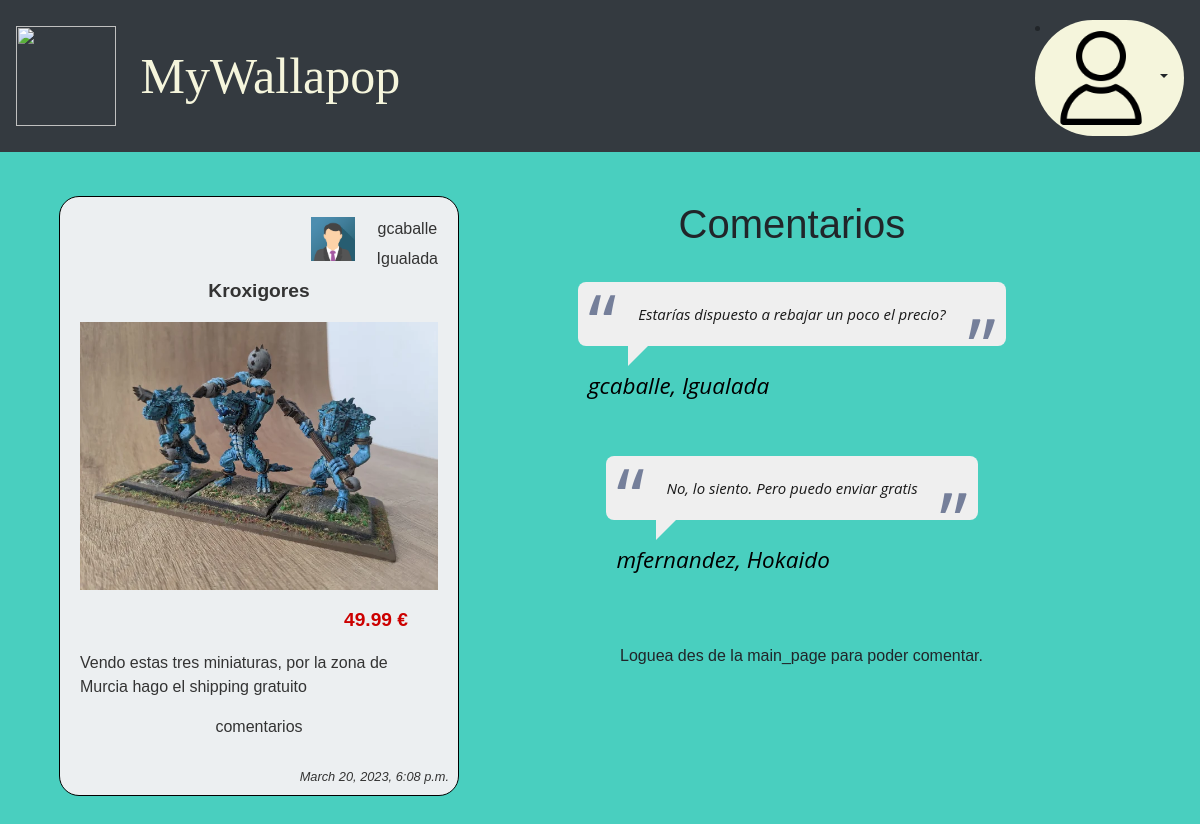
Before: /playground/product/1/ with the older database file.
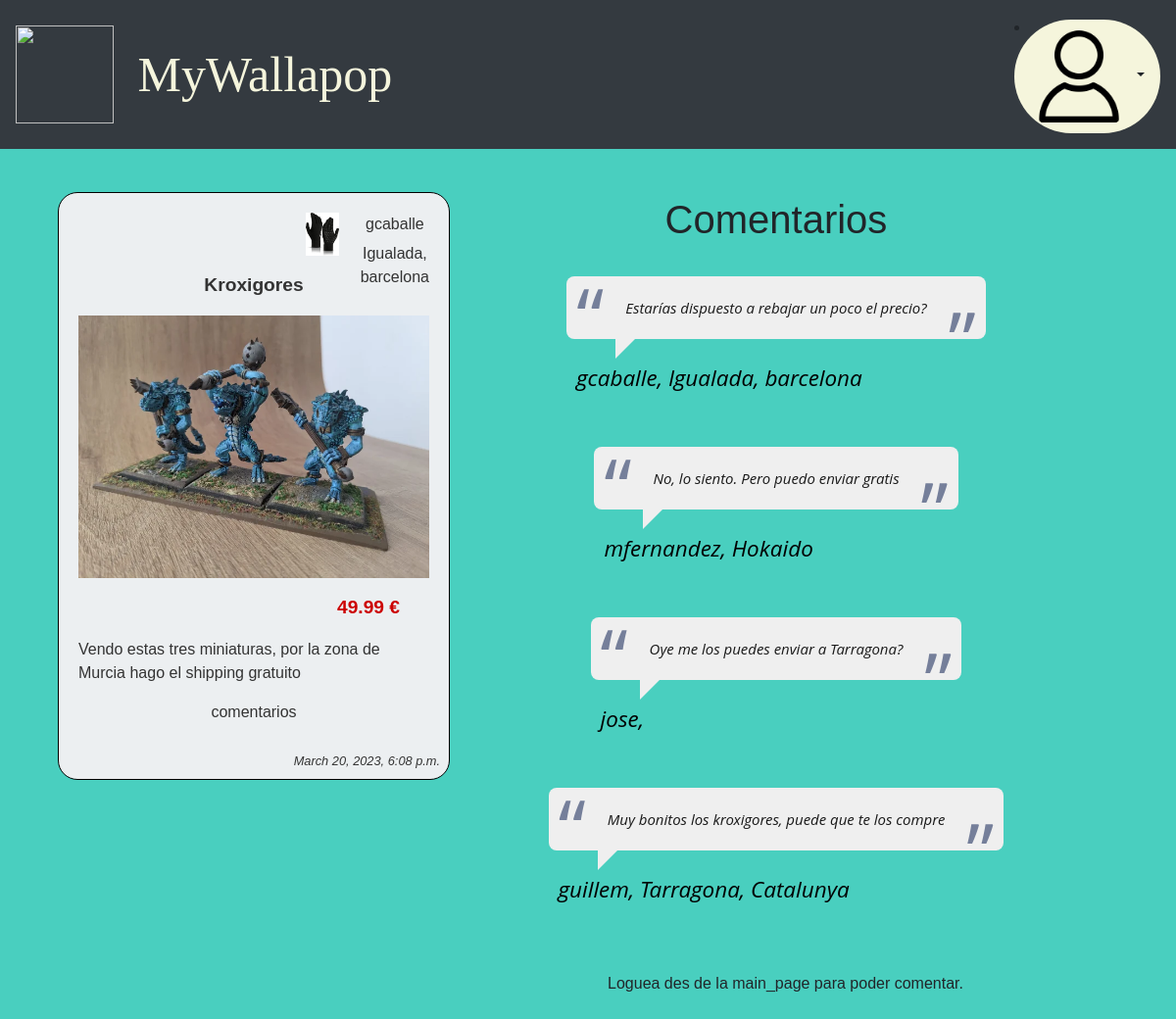
After: the same page with the newer database file.
### playground/models.py (models this page shows, shortened)
class User(models.Model):
    id = models.AutoField(primary_key=True)
    username = models.CharField(max_length=30)
    password = models.CharField(max_length=30)
    description = models.CharField(max_length=30)
    city = models.CharField(max_length=30)
    avatar = models.CharField(max_length=100)

class Comment(models.Model):
    id = models.AutoField(primary_key=True)
    author = models.ForeignKey(User, null=True, on_delete=models.SET_NULL)
    product = models.ForeignKey(Product, null=True, on_delete=models.SET_NULL)
    creation_date = models.DateTimeField(auto_now_add=True)
    text = models.CharField(max_length=250)

### playground/views.py (the view)
# urls.py: path('product/<int:product_id>/', views.single_product, name='single_product'),
def single_product(request, product_id):
    product = Product.objects.get( id=product_id )
    comments = Comment.objects.filter(product=product_id)
    usersession = request.session.get('usersession','')
    return render(request, 'product-single.html',
                {
                    'product': product ,
                    'comments': comments,
                    'usersession': usersession,
                })

### playground/templates/product-single.html (shortened to what this page needs)
{% load static %}
<!DOCTYPE html>
<html>
    {% load static %}
    <head>
        <link rel="stylesheet" type="text/css" href="{% static '/css/bootstrap.css' %}" >
        <link rel="stylesheet" type="text/css" href="{% static '/css/main.css' %}" >
        <link rel="stylesheet" type="text/css" href="{% static '/css/author.css' %}" >
        <link rel="stylesheet" type="text/css" href="{% static '/css/product.css' %}" >
        <link rel="stylesheet" type="text/css" href="{% static '/css/comment.css' %}" >
        <link rel="stylesheet" type="text/css" href="{% static '/css/login.css' %}" >
    </head>
    <body>
        {% include 'navbar.html' %}
        <div class="row m-4 product-single-block">
            <div class='col-4 product-card-nohover'>
                {% include 'product-card.html' with product=product %}
            </div>
            <div class="col-8">
                <h1 class="row m-4 justify-content-center">Comentarios</h1>
                    {% for c in comments %}
                    <div class="row justify-content-center">
                        {% include 'comment-card.html' with comment=c author=c.author %}
                    </div>
                    {% endfor %}
                    <div class="mt-4 ml-1 row justify-content-center">
                        <form method="POST" action="../../insert_comment/">
                            {% if usersession %}
                            <textarea rows="4" cols="50" name="comment_text"></textarea>
                                <button type="submit" class="btn-primary comment-card quote btn registerbtn">Comenta</button>
                            {% else %}
                                <a href="../../main_page"><p>Loguea des de la main_page para poder comentar.</p></a>
                            {% endif %}
                        </form>
                    </div>
            </div>
        </div>
    </body>
</html>

### playground/templates/author_mini.html
{% load static %}
<a href="{% url 'author' author.id %}">
    <div class='author-mini'>
            <img src="{% static '/img/'|add:author.avatar %}" />
            <div>
                <p class="username">{{ author.username }}</p>
                <p class="city">{{ author.city }}</p>
            </div>
    </div>
</a>

### playground/templates/comment-card.html
<div class="comment-card">
    <div class="quote">
        <blockquote>
        {{ c.text }}
        </blockquote>
        <div></div>
        <p class="mb-5">
        {{author.username}}, {{author.city}}
        </p>
    </div>
</div>

Changed rows visible on the page:
changed User "gcaballe": avatar: a different picture; city "Igualada" → "Igualada, barcelona"
added Comment: text "Oye me los puedes enviar a Tarragona?"
added User: username "jose"
added Comment: text "Muy bonitos los kroxigores, puede que te los compre"
now on this page (row edited): User: username "guillem", city "Tarragona, Catalunya"
